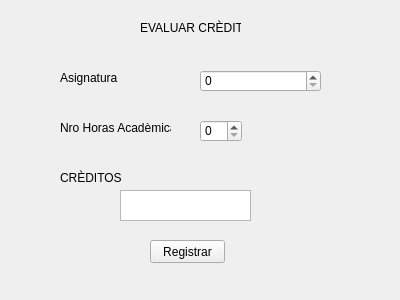
<?xml version="1.0" encoding="UTF-8"?>
<ui version="4.0">
 <class>Evaluar_Creditos</class>
 <widget class="QWidget" name="Evaluar_Creditos">
  <property name="geometry">
   <rect>
    <x>0</x>
    <y>0</y>
    <width>400</width>
    <height>300</height>
   </rect>
  </property>
  <property name="windowTitle">
   <string>Form</string>
  </property>
  <widget class="QLabel" name="label_8">
   <property name="geometry">
    <rect>
     <x>140</x>
     <y>20</y>
     <width>101</width>
     <height>16</height>
    </rect>
   </property>
   <property name="text">
    <string>EVALUAR CRÈDITOS</string>
   </property>
  </widget>
  <widget class="QLabel" name="label_7">
   <property name="geometry">
    <rect>
     <x>60</x>
     <y>70</y>
     <width>61</width>
     <height>16</height>
    </rect>
   </property>
   <property name="text">
    <string>Asignatura</string>
   </property>
  </widget>
  <widget class="QSpinBox" name="spinBox_2">
   <property name="geometry">
    <rect>
     <x>200</x>
     <y>70</y>
     <width>121</width>
     <height>22</height>
    </rect>
   </property>
  </widget>
  <widget class="QLabel" name="label_9">
   <property name="geometry">
    <rect>
     <x>60</x>
     <y>120</y>
     <width>111</width>
     <height>16</height>
    </rect>
   </property>
   <property name="text">
    <string>Nro Horas Acadèmicas</string>
   </property>
  </widget>
  <widget class="QSpinBox" name="spinBox_3">
   <property name="geometry">
    <rect>
     <x>200</x>
     <y>120</y>
     <width>42</width>
     <height>22</height>
    </rect>
   </property>
  </widget>
  <widget class="QLabel" name="label_10">
   <property name="geometry">
    <rect>
     <x>60</x>
     <y>170</y>
     <width>101</width>
     <height>16</height>
    </rect>
   </property>
   <property name="text">
    <string>CRÈDITOS</string>
   </property>
  </widget>
  <widget class="QTextEdit" name="textEdit">
   <property name="geometry">
    <rect>
     <x>120</x>
     <y>190</y>
     <width>131</width>
     <height>31</height>
    </rect>
   </property>
  </widget>
  <widget class="QPushButton" name="pushButton">
   <property name="geometry">
    <rect>
     <x>150</x>
     <y>240</y>
     <width>75</width>
     <height>23</height>
    </rect>
   </property>
   <property name="text">
    <string>Registrar</string>
   </property>
  </widget>
 </widget>
 <resources/>
 <connections/>
</ui>
